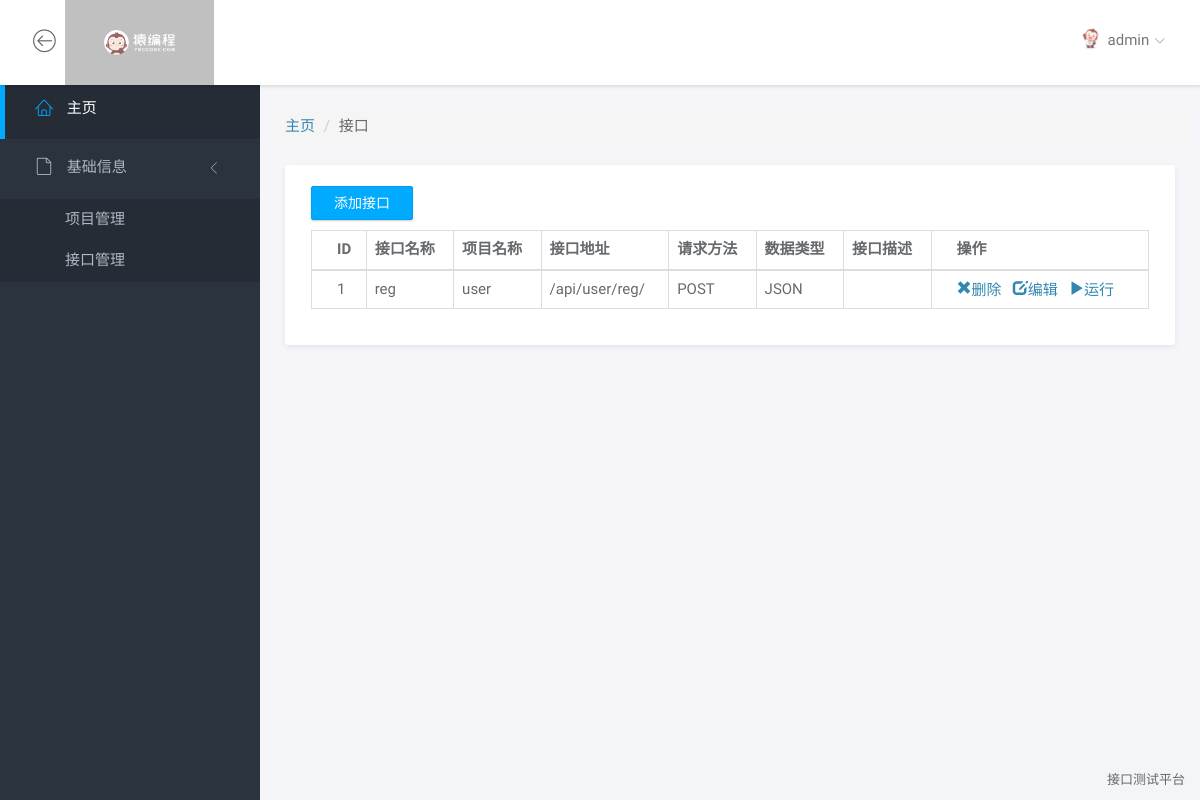
The app's page /api/ (signed in) with its own data.
### app/models.py (models this page shows, shortened)
class Api(models.Model):
    METHOD = ((1, "POST"), (2, "GET"))
    DATA_TYPE = ((1, "JSON"), (2, "FORM"))
    name = models.CharField('名称', max_length=50)
    description = models.CharField('描述', max_length=100, blank=True, null=True)
    project = models.ForeignKey('Project', on_delete=models.CASCADE, verbose_name='项目')
    url = models.CharField('Url地址', max_length=100)
    method = models.IntegerField('请求方法', choices=METHOD)
    data_type = models.IntegerField('数据类型', choices=DATA_TYPE)
    request_body = models.TextField('请求数据', blank=True, null=True)
    response_body = models.TextField('响应数据', blank=True, null=True)
    class Meta:
        verbose_name = '接口管理'
        verbose_name_plural = '接口管理'

class Project(models.Model):
    name = models.CharField('名称', max_length=50)
    developer = models.CharField('开发负责人', max_length=50, blank=True, null=True)
    description = models.CharField('描述', max_length=100, blank=True, null=True)
    class Meta:
        verbose_name = '项目管理'
        verbose_name_plural = '项目管理'

### app/views.py (the view)
# urls.py: path('api/', api_list, name='api_list'),
@login_required
def api_list(request):  # project_list
    api_list = Api.objects.all()
    env_list = Environment.objects.all()
    return render(request, "api_list.html", {"api_list": api_list, "env_list": env_list})

### app/templates/api_list.html (shortened to what this page needs)
{% extends "base.html" %}
{% block content %}
	<div class="row">
		<ol class="breadcrumb">
		  <li><a href="{% url 'index' %}">主页</a></li>
		  <li>接口</li>
		</ol>
	</div>
	<div class="row">
		<div class="col-md-12">
			<div class="panel">
				<div class="panel-body">
					<form style="padding: 10px 0; ">
						<a href="{% url 'api_add' %}"><button type="button" class="btn btn-primary">添加接口</button></a>
					</form>
					<table class="table table-bordered">
						<thead>
							<tr>
								<th>ID</th>
								<th>接口名称</th>
								<th>项目名称</th>
								<th>接口地址</th>
								<th>请求方法</th>
								<th>数据类型</th>
								<th>接口描述</th>
								<th>操作</th>
							</tr>
						</thead>
						<tbody>
							{% for api in api_list %}
							<tr>
								<td>{{api.id}}</td>
								<td>{{api.name}}</td>
								<td>{{api.project.name}}</td>
								<td>{{api.url}}</td>
								<td>{{api.get_method_display}}</td>
								<td>{{api.get_data_type_display}}</td>
								<td>{{api.description}}</td>
								<td>
									<a href="#"><span class="glyphicon glyphicon-remove" data-toggle="modal" data-target="#delModal_{{api.id}}">删除</span></a>&nbsp;&nbsp;
                  <a href="{% url 'api_update' api.id %}"><span class="glyphicon glyphicon-edit">编辑</span></a>&nbsp;&nbsp;
                  <a href="#"><span class="glyphicon glyphicon-play" data-toggle="modal" data-target="#testModal">运行</span></a>
								</td>
							</tr>
							{% endfor %}
						</tbody>
					</table>
				</div>
			</div>
		</div>
	</div>
{% endblock %}

### app/templates/base.html (shortened to what this page needs)
<!doctype html>
<html lang="en">
{% load static %}
<head>
    <link rel="stylesheet" href="{% static 'vendor/bootstrap/css/bootstrap.min.css' %}">
    <link rel="stylesheet" href="{% static 'vendor/font-awesome/css/font-awesome.min.css' %}">
    <link rel="stylesheet" href="{% static 'vendor/linearicons/style.css' %}">
    <link rel="stylesheet" href="{% static 'vendor/chartist/css/chartist-custom.css' %}">
    <link rel="stylesheet" href="{% static 'css/main.css' %}">
    <link rel="stylesheet" href="{% static 'css/demo.css' %}">
</head>
<body>
<div id="wrapper">
    <nav class="navbar navbar-default navbar-fixed-top">
        <div class="container-fluid">
            <div class="navbar-btn" style="padding-left: 10px;">
                <button type="button" class="btn-toggle-fullwidth"><i class="lnr lnr-arrow-left-circle"></i></button>
            </div>
            <div class="brand" style="background: silver">
                <img style="max-width: 100px;max-height: 25px" src="{% static 'img/ybc.png' %}" alt="ApiTest">
            </div>
            <div id="navbar-menu">
                <ul class="nav navbar-nav navbar-right">
                    <li class="dropdown">
                        <a href="#" class="dropdown-toggle" data-toggle="dropdown"><img
                                src="{% static 'img/user.png' %}" class="img-circle" alt="Avatar">
                            <span>{{ request.user.username }}</span> <i
                                    class="icon-submenu lnr lnr-chevron-down"></i></a>
                    </li>
                </ul>
            </div>
        </div>
    </nav>
    <div id="sidebar-nav" class="sidebar">
        <div class="sidebar-scroll">
            <nav>
                <ul class="nav">
                    <li><a href="{% url 'index' %}" class="active"><i class="lnr lnr-home"></i> <span>主页</span></a></li>
                    <li>
                        <a href="#subItems" data-toggle="collapse" class="collapsed"><i class="lnr lnr-file-empty"></i>
                            <span>基础信息</span> <i class="icon-submenu lnr lnr-chevron-left"></i></a>
                        <div id="subItems" class="collapse in">
                            <ul class="nav">
                                <li><a href="{% url 'prj_list' %}" class="">项目管理</a></li>
                                <li><a href="{% url 'api_list' %}" class="">接口管理</a></li>
                            </ul>
                        </div>
                    </li>
                </ul>
            </nav>
        </div>
    </div>
    <div class="main">
        <div class="main-content">
            <div class="container-fluid">
                {% block content %}
                {% endblock %}
            </div>
        </div>
    </div>
    <footer>
        <div class="container-fluid">
            <p class="copyright">接口测试平台</p>
        </div>
    </footer>
</div>
</body>
</html>

### records on screen
Api: id "1", name "reg", project.name "user", url "/api/user/reg/", method "POST", data_type "JSON"

### other values on screen
{{ request.user.username }} "admin"
